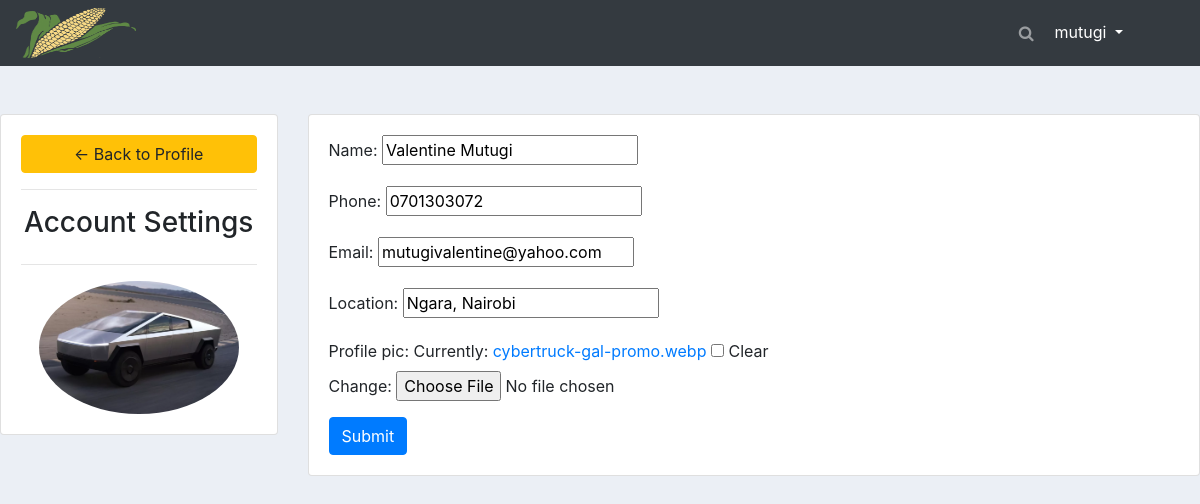
The app's page /profile/ (signed in) with its own data.
### accounts/models.py (models this page shows, shortened)
class Customer(models.Model):
    user = models.OneToOneField(User, null=True, blank=True, on_delete=models.CASCADE)
    name = models.CharField(max_length=200, null=True)
    phone = models.CharField(max_length=200, null=True)
    email = models.CharField(max_length=200)
    location = models.CharField(max_length=200, null=True)
    profile_pic = models.ImageField(default='index.png', null=True, blank=True)
    date_created = models.DateTimeField(auto_now=True)

### accounts/decorators.py (the view)
        def wrapper_func(request, *args, **kwargs):
            group = None
            if request.user.groups.exists():
                group = request.user.groups.all()[0].name
                if group in allowed_roles:
                    return view_func(request, *args, **kwargs)
                else:
                    return HttpResponse("You are not authorized to view this page")

### accounts/forms.py
class CustomerForm(ModelForm):
    class Meta:
        model = Customer
        fields = '__all__'
        exclude = ['user']

### accounts/views.py (called while the page is built)
@login_required(login_url='login')
@allowed_users(allowed_roles=['customer'])
def accountSettings(request):
    customer = request.user.customer
    form = CustomerForm(instance=customer)
    if request.method == 'POST':
        form = CustomerForm(request.POST, request.FILES, instance=customer)
        if form.is_valid():
            form.save()
    context = {"form": form}
    return render(request, 'accounts/account_settings.html', context)

### accounts/templates/accounts/account_settings.html (shortened to what this page needs)
{%  extends 'accounts/main.html' %}
{% load static %}
{% block content %}
<br>
<div class="row">
	<div class="col-md-3">
		<div class="card card-body">
			<a class="btn btn-warning" href="{% url 'home' %}"> &#8592; Back to Profile</a>
			<hr>
			<h3 style="text-align: center">Account Settings</h3>
			<hr>
			<img class="profile-pic" src="{{request.user.customer.profile_pic.url}}" >
		</div>
	</div>
	<div class="col-md-9">
		<div class="card card-body">
			<form method="POST" action="" enctype="multipart/form-data">
				{{form.as_p}}
			<input class="btn btn-primary" type="submit" name="Update Information">
			</form>
		</div>
	</div>
</div>
{% endblock %}

### accounts/templates/accounts/navbar.html (shortened to what this page needs)
{% load static %}
<nav class="navbar navbar-expand-lg navbar-dark bg-dark">
    <img  src="{% static 'images/corn2.png'%} " alt="" height="50" width="120">
  <div class="collapse navbar-collapse" id="navbarTogglerDemo02">
      <ul class=" navbar-nav mr-4 mt-2 mt-lg-0">
        <li class="nav-item-right">
            <a class="nav-link" href="#"><i class="fa fa-search" aria-hidden="true"></i></a>
        </li>
        <li class="nav-item-right">
          <div class="dropdown show mr-4">
            <a style="color:white" class="btn  dropdown-toggle" role="button" id="dropdownMenuLink"
               data-toggle="dropdown" aria-haspopup="true" aria-expanded="false">{{user}}
            </a>
          </div>
        </li>
      </ul>
  </div>
</nav>

### static/css/main.css (style rules this page uses)
body { background-color: #ebeff5; }

### accounts/templates/accounts/account_settings.html (style rules this page uses)
.profile-pic { max-width: 200px; max-height:200px; margin: 0 auto; border-radius: 50%; }

### records on screen
Customer: name "Valentine Mutugi", phone "0701303072", email "mutugivalentine@yahoo.com", location "Ngara, Nairobi"

### other values on screen
{{ user }} "mutugi"
